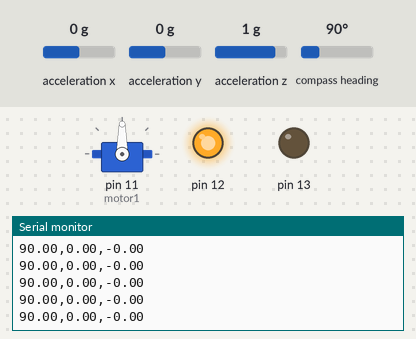
Recording of a sketch running on a simulated Arduino Uno, built with avr-gcc and run on an emulated ATmega328P. On the bench: servo, output pins drawn as LEDs (lit = HIGH), the last lines printed to the serial monitor. Inputs (shaded band) come from the test bench; at power-on: acceleration y 0 g, acceleration z 1 g, acceleration x 0 g, compass heading 90°.

Above: at 1.2 s.
1.3 s: acceleration y set to -1.4 g
At 2.1 s:
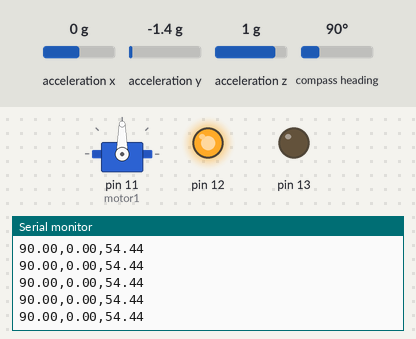
4.3 s: acceleration z set to 0 g
At 5.2 s:
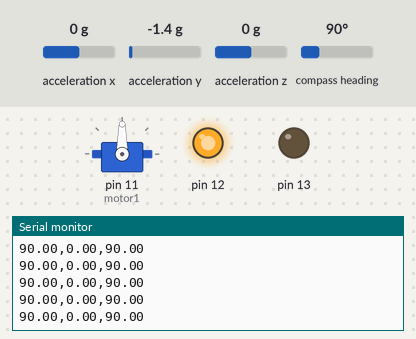
Timing chart, 0 to 7.3 s (numbered marks = the images above; inputs shaded):
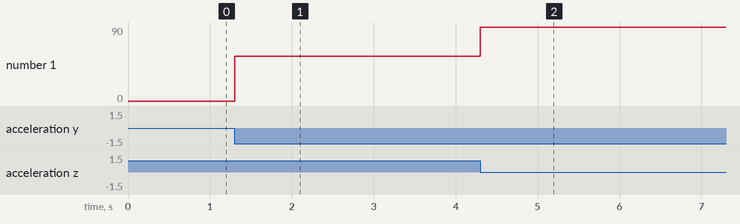

The sketch:

motor-code.ino
```cpp
#include <Wire.h>
#include <Adafruit_Sensor.h>
#include <Adafruit_BNO055.h>
#include <Servo.h>

Servo motor1;
double DEG_2_RAD = 0.01745329251;
Adafruit_BNO055 bno = Adafruit_BNO055(55, 0x28);

void setup() {

  Serial.begin(115200);
  pinMode(13, OUTPUT);
  pinMode(12, OUTPUT);
  motor1.attach(11);
  if (!bno.begin())
  {
    Serial.print("No BNO055 detected");
    digitalWrite(13, HIGH);
    while (1);
  }
  digitalWrite(12, HIGH);
}

void loop() {

  sensors_event_t orientationData , linearAccelData;
  bno.getEvent(&orientationData, Adafruit_BNO055::VECTOR_EULER);
  bno.getEvent(&linearAccelData, Adafruit_BNO055::VECTOR_LINEARACCEL);

  String pose;

  pose += String(orientationData.orientation.x);
  pose += ",";
  pose += String(orientationData.orientation.y);
  pose += ",";
  pose += String(orientationData.orientation.z);

  Serial.println(pose);

}
```

Measured:
- after the input at 1.3 s, the serial monitor: prints a new line at once (image 1)
- after the input at 4.3 s, the serial monitor: prints a new line at once (image 2)
- plotted number 1: 0 → 54.44 after the input at 1.3 s
